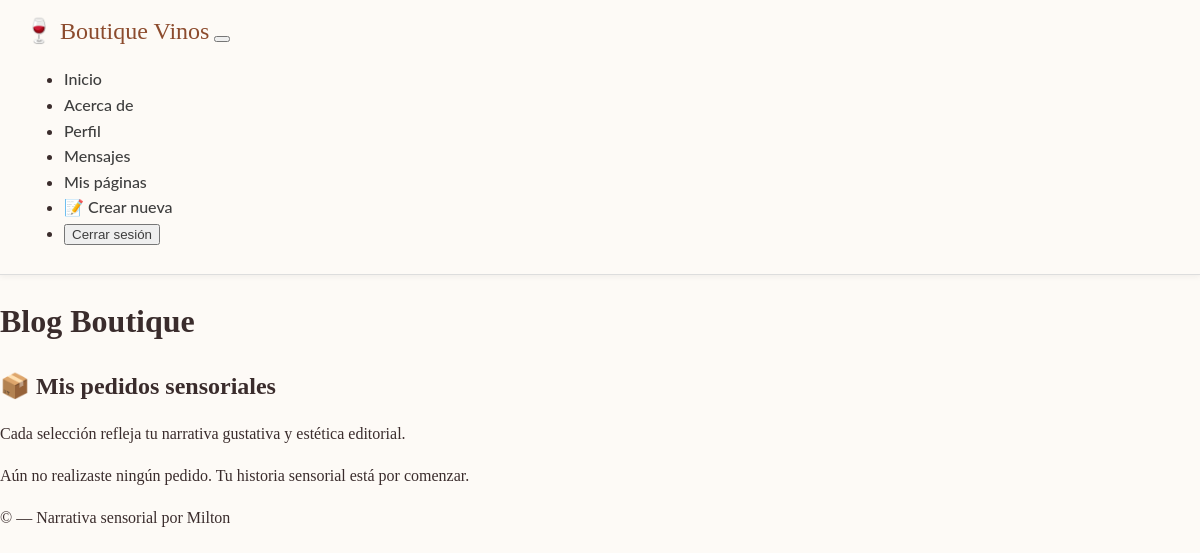
The app's page /carrito/mis-pedidos/ (signed in), older data.
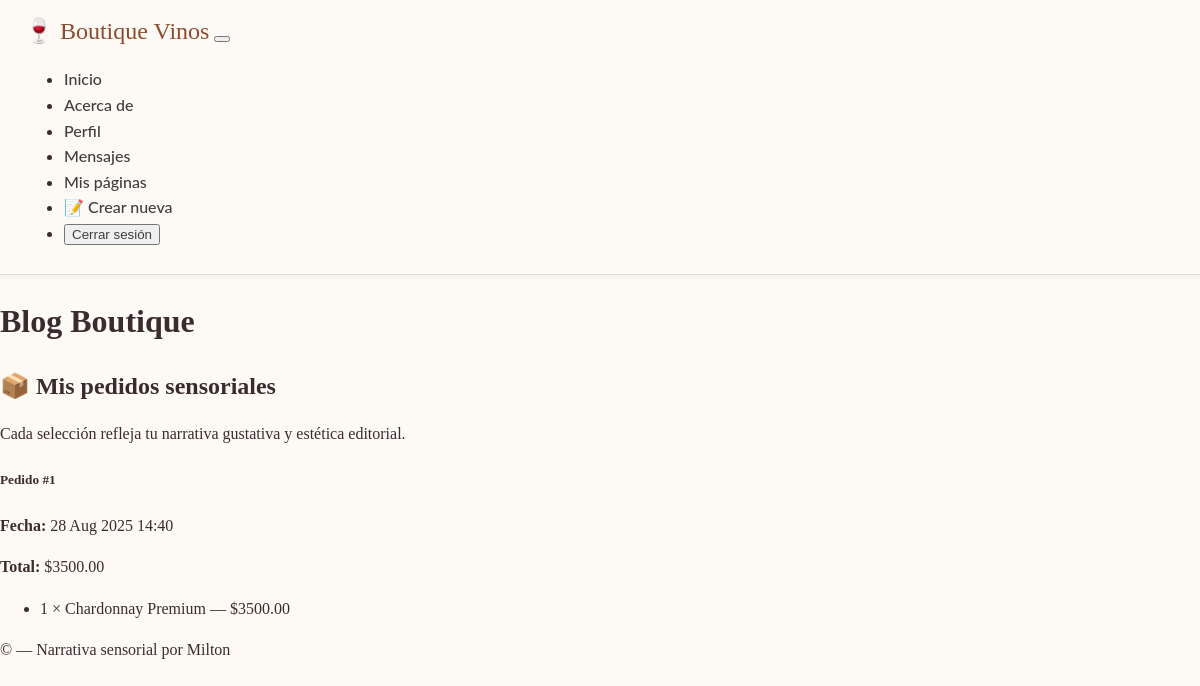
The same page, newer data.
### carrito/models.py (models this page shows, shortened)
class Pedido(models.Model):
    usuario = models.ForeignKey(User, on_delete=models.CASCADE, verbose_name="Cliente")
    creado_en = models.DateTimeField(auto_now_add=True, verbose_name="Fecha de creación")
    total = models.DecimalField(max_digits=10, decimal_places=2, verbose_name="Total del pedido")
    class Meta:
        verbose_name = "Pedido"
        verbose_name_plural = "Pedidos"
        ordering = ["-creado_en"]

class ItemPedido(models.Model):
    pedido = models.ForeignKey(Pedido, related_name='items', on_delete=models.CASCADE)
    producto = models.ForeignKey(Vino, on_delete=models.CASCADE, verbose_name="Vino")
    cantidad = models.PositiveIntegerField(verbose_name="Cantidad")
    precio_unitario = models.DecimalField(max_digits=8, decimal_places=2, verbose_name="Precio unitario")
    class Meta:
        verbose_name = "Item de Pedido"
        verbose_name_plural = "Items de Pedido"
    def subtotal(self):
        return self.cantidad * self.precio_unitario

### pages/models.py (models this page shows, shortened)
class Vino(models.Model):
    nombre = models.CharField(max_length=100)
    varietal = models.CharField(max_length=100)
    añada = models.DateField()
    precio = models.DecimalField(max_digits=8, decimal_places=2, default=0.00)
    notas = RichTextField()
    maridaje = models.TextField()
    imagen = models.ImageField(upload_to='vinos/', blank=True, null=True)
    slug = models.SlugField(unique=True)

### carrito/views.py (the view)
# urls.py: path('mis-pedidos/', views.PedidoListView.as_view(), name='mis_pedidos'),
class PedidoListView(LoginRequiredMixin, ListView):
    model = Pedido
    template_name = 'carrito/pedido_list.html'
    context_object_name = 'pedidos'
    paginate_by = 6
    extra_context = {
        'title': 'Mis pedidos sensoriales',
        'show_navbar': True
    }
    def get_queryset(self):
        return Pedido.objects.filter(usuario=self.request.user).order_by('-creado_en')

### messenger/context_processors.py (called while the page is built)
def mensajes_no_leidos(request):
    if request.user.is_authenticated:
        count = Message.objects.filter(recipient=request.user, read=False).count()
        return {'mensajes_no_leidos': count}
    return {}

### carrito/templates/carrito/pedido_list.html (shortened to what this page needs)
{% extends "base.html" %}
{% block content %}
<main class="container py-5">
  <section class="text-center mb-4">
    <h1 class="display-5">📦 Mis pedidos sensoriales</h1>
    <p class="lead">Cada selección refleja tu narrativa gustativa y estética editorial.</p>
  </section>
  {% if pedidos %}
    <section class="row">
      {% for pedido in pedidos %}
        <div class="col-md-6 mb-4">
          <div class="card shadow-sm h-100">
            <div class="card-body">
              <h5 class="card-title">Pedido #{{ pedido.id }}</h5>
              <p class="card-text"><strong>Fecha:</strong> {{ pedido.creado_en|date:"d M Y H:i" }}</p>
              <p class="card-text"><strong>Total:</strong> ${{ pedido.total }}</p>
              <ul class="list-group list-group-flush mt-3">
                {% for item in pedido.items.all %}
                  <li class="list-group-item">
                    {{ item.cantidad }} × {{ item.producto.nombre }} — ${{ item.subtotal }}
                  </li>
                {% endfor %}
              </ul>
            </div>
          </div>
        </div>
      {% endfor %}
    </section>
  {% else %}
    <div class="alert alert-secondary text-center">
      Aún no realizaste ningún pedido. Tu historia sensorial está por comenzar.
    </div>
  {% endif %}
</main>
{% endblock %}

Row changes from the older to the newer data that the page shows:
added Pedido: id "1", creado_en "28 Aug 2025 14:40", total "3500.00"
added ItemPedido: cantidad "1", producto.nombre "Chardonnay Premium", subtotal "3500.00"
Text that changed along with them:
text no longer shown: "Aún no realizaste ningún pedido. Tu historia sensorial está por comenzar."
